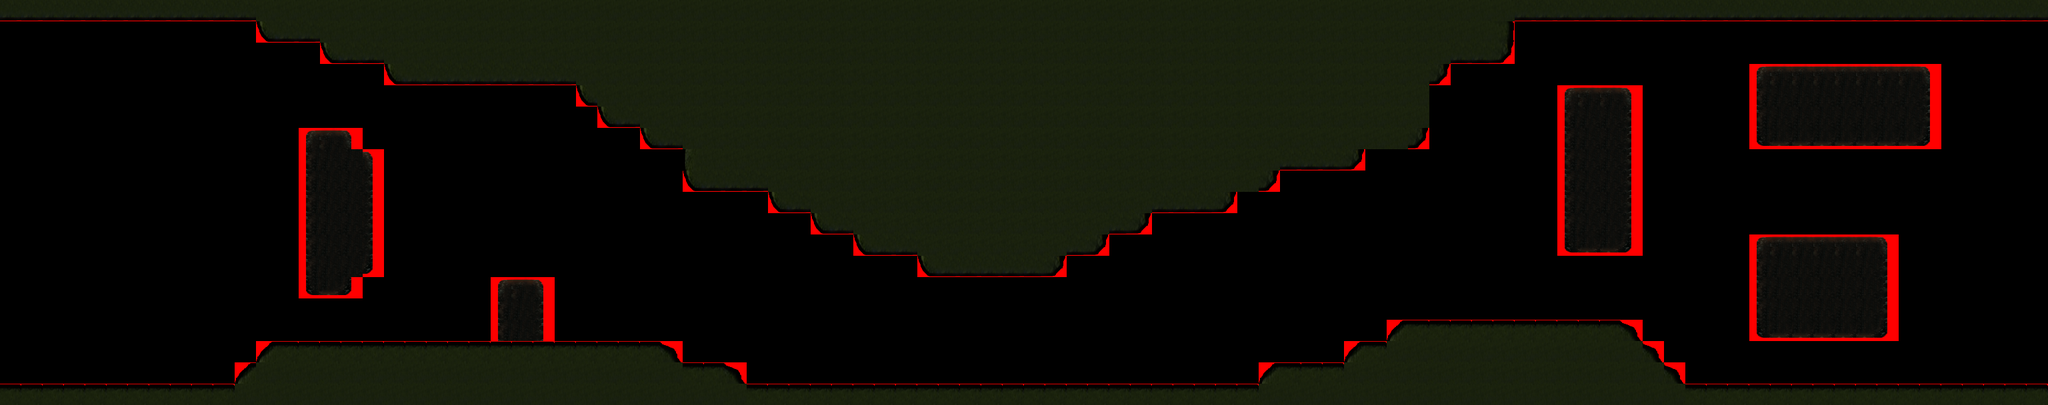

A 2D game scene composited from a Tiled map and its tileset images. What follows is a short description and the map's XML, with each tile layer's data collapsed to a summary:
An orthogonal 96x19 tile map with 32x32 px tiles, 3 tile layers (collision, terrain, extra).

<map version="1.0" orientation="orthogonal" width="96" height="19" tilewidth="32" tileheight="32">
 <tileset firstgid="1" name="full_tileset" tilewidth="32" tileheight="32">
  <image source="full_tileset.png" trans="ff00ff" width="256" height="96" />
 </tileset>
 <layer name="collision" width="96" height="19">
  <data>[1824 cells, 823 non-empty, 1 distinct tile ids]</data>
 </layer>
 <layer name="terrain" width="96" height="19">
  <data>[1824 cells, 823 non-empty, 18 distinct tile ids]</data>
 </layer>
 <layer name="extra" width="96" height="19">
  <data>[1824 cells, 0 non-empty, 0 distinct tile ids]</data>
 </layer>
</map>